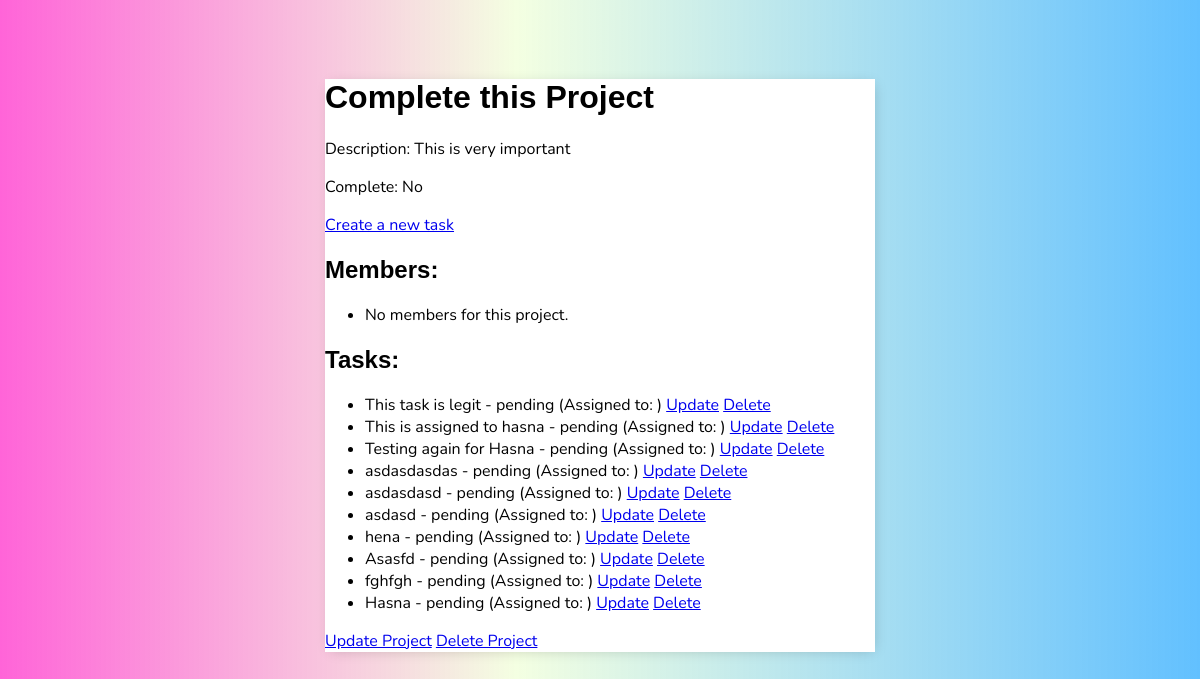
The page /project/1/ (signed in) on the database its author committed.
### projects/models.py (models this page shows, shortened)
class Projects(models.Model):
    user = models.ForeignKey(User, on_delete=models.CASCADE, related_name='owned_projects')
    title = models.CharField(max_length=200)
    description = models.TextField()
    complete = models.BooleanField(default=False)
    created = models.DateTimeField(auto_now_add=True)
    members = models.ManyToManyField(User, related_name='projects', blank=True)
    class Meta:
        ordering = ['complete']

class Task(models.Model):
    STATUS_CHOICES = [
        ('pending', 'Pending'),
        ('in_progress', 'In Progress'),
        ('completed', 'Completed')
    ]
    title = models.CharField(max_length=200)
    project = models.ForeignKey(Projects, on_delete=models.CASCADE, related_name='tasks')
    assigned_to = models.ForeignKey(User, on_delete=models.CASCADE, related_name='tasks_assigned', null=True, blank=True)
    description = models.TextField()
    status = models.CharField(max_length=50, choices=STATUS_CHOICES, default='pending')
    created = models.DateTimeField(auto_now_add=True)
    updated = models.DateTimeField(auto_now=True)
    class Meta:
        ordering = ['status', 'created']

### projects/views.py (the view)
# urls.py: path('project/<int:pk>/', ProjectDetail.as_view(), name='project_detail'),
class ProjectDetail(LoginRequiredMixin, DetailView):
    model = Projects
    context_object_name = 'project'
    template_name = 'projects/project_detail.html'
    def get_context_data(self, **kwargs):
        context = super().get_context_data(**kwargs)
        project = self.get_object()
        tasks = Task.objects.filter(project=project)
        context['tasks'] = tasks
        return context

### projects/templates/projects/project_detail.html
{% extends 'projects/main.html' %}
{% block content %}
<h1>{{ project.title }}</h1>
<p>Description: {{ project.description }}</p>
<p>Complete: {% if project.complete %} Yes {% else %} No {% endif %}</p>
<a href="{% url 'task_create' project.pk %}">Create a new task</a>
<h2>Members:</h2>
<ul>
  {% for member in project.members.all %}
    <li>{{ member.username }}</li>
  {% empty %}
    <li>No members for this project.</li>
  {% endfor %}
</ul>
<h2>Tasks:</h2>
<ul>
  {% for task in tasks %}
  <li>
    {{ task.title }} - {{ task.status }} (Assigned to: {{ task.user.username }})
    <a href="{% url 'task_update' project.pk task.pk %}">Update</a>
    <a href="{% url 'task_delete' project.pk task.pk %}">Delete</a>
  </li>
  {% empty %}
  <li>No tasks for this project.</li>
  {% endfor %}
</ul>
<a href="{% url 'project_update' project.pk %}">Update Project</a>
<a href="{% url 'project_delete' project.pk %}">Delete Project</a>
{% endblock content %}

### projects/templates/projects/main.html (style rules this page uses)
body { background: linear-gradient(90deg, #ff00bf9b 0%, #c6ff6932 43%, #0099ff9d 100%); font-family: 'Nunito', sans-serif; padding-top: 50px; }
h1, h2, h3, h4, h5, h6 { font-family: 'Raleway', sans-serif; }
::placeholder { font-weight: 300; opacity: 0.5; }

### rows shown on the page
Projects: title "Complete this Project", description "This is very important"
Task: title "This task is legit", status "pending"
Task: title "This is assigned to hasna", status "pending"
Task: title "Testing again for Hasna", status "pending"
Task: title "asdasdasdas", status "pending"
Task: title "asdasdasd", status "pending"
Task: title "asdasd", status "pending"
Task: title "hena", status "pending"
Task: title "Asasfd", status "pending"
Task: title "fghfgh", status "pending"
Task: title "Hasna", status "pending"
